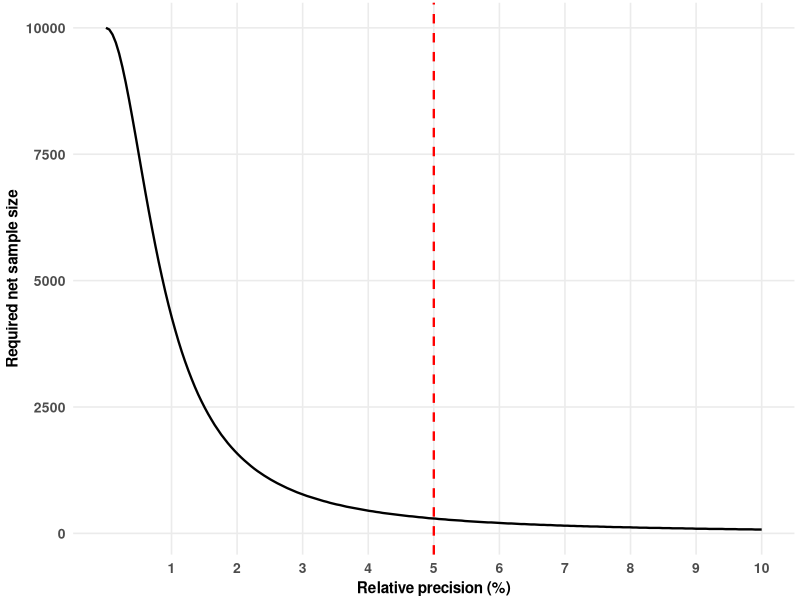
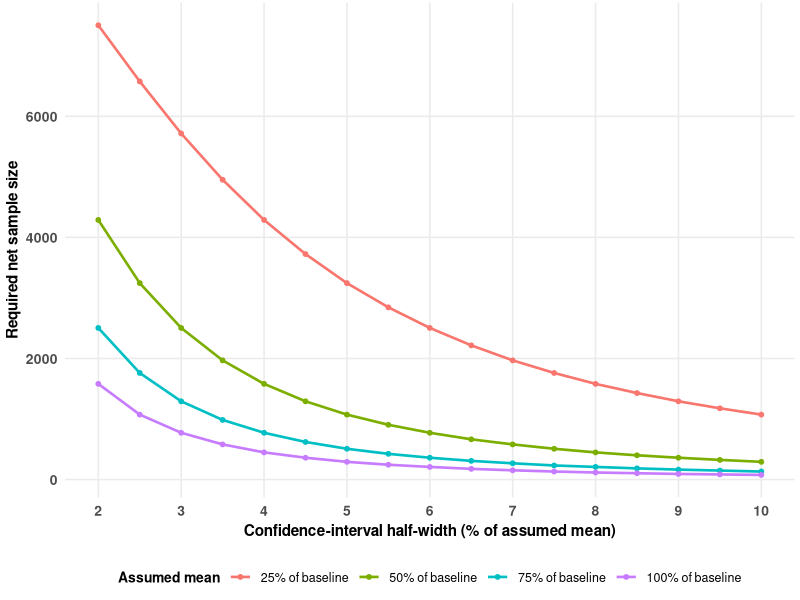
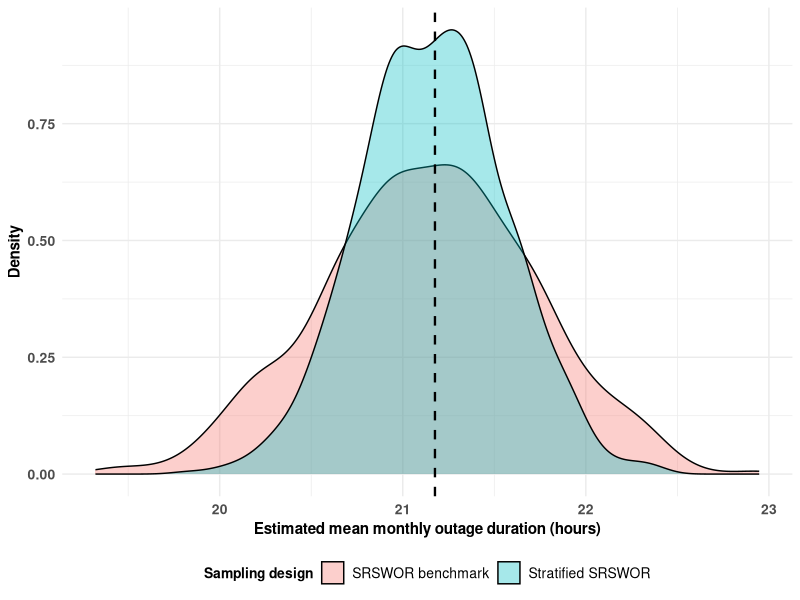

The R source for these figures, in order:
## ---- chunk 1
knitr::opts_chunk$set(echo = FALSE, warning = FALSE, message = FALSE)
library(survey)
library(dplyr)
library(ggplot2)
library(xtable)
setwd("C:/Users/keleb/Desktop/2026 MS/Applied Sampling")
## ---- chunk 2

strata_info <- data.frame(
  Stratum = 1:4,
  "Settlement type" = c(
    "Urban suburbs", "Townships",
    "Rural villages", "Informal settlements"
  ),
  "Population size Nh" = rep(2500L, 4)
)

print(
  xtable(
    strata_info,
    caption = "Finite-population structure by settlement type.",
    label = "tab:pop_struct",
    align = c("l", "c", "p{4.5cm}", "r")
  ),
  type = "latex",
  comment = FALSE,
  caption.placement = "bottom",
  booktabs = TRUE,
  include.rownames = FALSE,
  table.placement = "!ht"
)
## ---- chunk 3

N_h <- rep(2500,4) 
mu_h <- c(18, 30, 26, 14) 
sd_h <- c(8, 12, 11, 7) 
H <- length(N_h) 
N <- sum(N_h) 
W_h <- N_h / N 
planning_mean <- sum(W_h * mu_h) 
confidence_level <- 0.95 
z_value <- qnorm(1 - (1 - confidence_level) / 2) 
relative_precision <- 0.05 
target_half_width <- relative_precision * planning_mean 
nonresponse_rate <- 0.10 

stratified_variance <- function(n_total, N_h, sd_h) { 
   H <- length(N_h) 
   if (n_total %% H != 0) return(Inf) 
   n_h <- rep(n_total / H, H) 
   if (any(n_h <= 0) || any(n_h > N_h)) return(Inf) 
   W_h <- N_h / sum(N_h) 
   sum(W_h^2 * (1 - n_h / N_h) * sd_h^2 / n_h) 
} 

candidate_n <- seq(H, min(N_h) * H, by = H) 
candidate_half_width <- vapply( 
   candidate_n, 
   function(n) z_value * sqrt(stratified_variance(n, N_h, sd_h)), 
   numeric(1) 
) 
net_n <- candidate_n[which(candidate_half_width <= target_half_width)[1]] 
n_h_net <- rep(net_n / H, H) 

gross_n_raw <- ceiling(net_n / (1 - nonresponse_rate)) 
gross_n <- ceiling(gross_n_raw / H) * H 
n_h_gross <- rep(gross_n / H, H) 

sample_size_summary <- data.frame( 
   Quantity = c( 
    "Planning mean (hours)", "Target half-width (hours)", 
      "Required net sample size", "Net sample per stratum", 
      "Anticipated non-response rate", "Gross sample size", 
      "Gross sample per stratum" 
   ), 
   Value = c( 
      planning_mean, target_half_width, net_n, net_n / H, 
      nonresponse_rate, gross_n, gross_n / H 
   ) 
) 

print(
  xtable(
    sample_size_summary,
    caption = "Sample-size calculation using the planning assumptions.",
    label = "tab:sample_size",
    digits = 2,
    align = c("l", "p{6.5cm}", "r")
  ),
  type = "latex",
  comment = FALSE,
  caption.placement = "bottom",
  booktabs = TRUE,
  include.rownames = FALSE,
  table.placement = "!ht"
)
## ---- chunk 4

# Create a continuous range of relative precision values
precision_grid <- seq(0.00, 0.10, length.out = 200)

# Calculate the required net sample size for each precision level
required_net_n <- vapply(precision_grid, function(p) {

  target_width <- p * planning_mean

  eligible_n <- candidate_n[
    candidate_half_width <= target_width
  ]

  if (length(eligible_n) == 0) {
    return(NA_real_)
  }

  min(eligible_n)

}, numeric(1))

# Prepare plotting data
precision_plot_data <- data.frame(
  Relative_Precision = precision_grid * 100,
  Required_Sample_Size = required_net_n
)

# Plot the relationship
ggplot(
  precision_plot_data,
  aes(x = Relative_Precision, y = Required_Sample_Size)
) +
  geom_line(linewidth = 0.8) +
  geom_vline(
    xintercept = relative_precision * 100,
    colour = "red",
    linetype = "dashed",
    linewidth = 0.8
  ) +
  labs(
    x = "Relative precision (%)",
    y = "Required net sample size"
  ) +
  scale_x_continuous(
    breaks = seq(1, 10, by = 1)
  ) +
  theme_minimal(base_size = 12) +
  theme(
    axis.title = element_text(face = "bold", size = 11),
    axis.text = element_text(face = "bold", size = 10),
    panel.grid.minor = element_blank(),
    plot.margin = margin(2, 4, 2, 4)
  )
## ---- chunk 5

planning_mean <- 22

mean_fractions <- c(0.25, 0.50, 0.75, 1.00)
relative_margins <- seq(0.02, 0.10, by = 0.005)

sensitivity_data <- expand.grid(
  fraction = mean_fractions,
  relative_margin = relative_margins
) %>%
  mutate(
    assumed_mean = fraction * planning_mean,
    target_d = relative_margin * assumed_mean
  )

sensitivity_data$required_n <- vapply(
  seq_len(nrow(sensitivity_data)),
  function(j) {

    d <- sensitivity_data$target_d[j]

    ok <- candidate_n[
      vapply(
        candidate_n,
        function(n) {
          z_value * sqrt(
            stratified_variance(n, N_h, sd_h)
          ) <= d
        },
        logical(1)
      )
    ]

    if (length(ok) == 0) NA_real_ else min(ok)
  },
  numeric(1)
)

sensitivity_data$scenario <- factor(
  paste0(sensitivity_data$fraction * 100, "% of baseline"),
  levels = paste0(mean_fractions * 100, "% of baseline")
)

ggplot(
  sensitivity_data,
  aes(
    x = relative_margin * 100,
    y = required_n,
    colour = scenario
  )
) +
  geom_line(linewidth = 0.9, na.rm = TRUE) +
  geom_point(size = 1.3, na.rm = TRUE) +
  labs(
    x = "Confidence-interval half-width (% of assumed mean)",
    y = "Required net sample size",
    colour = "Assumed mean"
  ) +
  scale_x_continuous(
    breaks = seq(2, 10, by = 1)
  ) +
  theme_minimal(base_size = 12) +
  theme(
    axis.title = element_text(face = "bold", size = 11),
    axis.text = element_text(face = "bold", size = 10),
    legend.title = element_text(face = "bold", size = 10),
    legend.text = element_text(size = 9),
    legend.position = "bottom",
    panel.grid.minor = element_blank(),
    plot.margin = margin(2, 4, 2, 4)
  )
## ---- chunk 6
set.seed(2554365)


# Number of strata 
 H <- 4 

 # Population sizes for each stratum 
 N_h <- c(2500, 2500, 2500, 2500) 

 # Settlement types 
 strata_info <- data.frame( 
   stratum = 1:4, 
   settlement_type = c( 
     "Urban suburbs", 
     "Townships", 
     "Rural villages", 
     "Informal settlements" 
   ), 
   Nh = N_h 
 ) 

 # Mean monthly outage hours for each stratum 
 mu_h <- c(16, 32, 25, 12) 

 # Standard deviations for each stratum 
 sd_h <- c(sqrt(32), sqrt(80), sqrt(69.4), sqrt(24)) 

 population <- bind_rows(lapply(seq_len(H), function(h) { 
   shape_h <- mu_h[h]^2 / sd_h[h]^2 
   scale_h <- sd_h[h]^2 / mu_h[h] 
   Nh <- N_h[h] 

   data.frame( 
     household_id = sprintf("HH%05d", sum(N_h[seq_len(h - 1)]) + seq_len(Nh)), 
     stratum = h, 
     settlement_type = strata_info$settlement_type[h], 
     grid_zone = paste0("Z", h, "_", sample(1:25, Nh, replace = TRUE)), 
     household_size = pmax(1L, rpois(Nh, lambda = 3) + 1L), 
     backup_power = rbinom( 
       Nh, size = 1, 
       prob = c(0.45, 0.20, 0.12, 0.08)[h] 
       ), 
     outage_hours = rgamma(Nh, shape = shape_h, scale = scale_h) 
   ) 
 })) 

 stopifnot( 
   nrow(population) == 10000, 
   !anyDuplicated(population$household_id), 
   all(population$outage_hours >= 0), 
   all(table(population$stratum) == 2500) 
 ) 

 true_mean <- mean(population$outage_hours) 
 true_total <- sum(population$outage_hours) 

 population_summary <- population %>% 
   group_by(stratum, settlement_type) %>% 
   summarise( 
     Nh = n(), 
     finite_mean = mean(outage_hours), 
     finite_sd = sd(outage_hours), 
     finite_variance = var(outage_hours), 
     .groups = "drop" 
   ) 

 knitr::kable( 
   population_summary, digits = 3, 
   caption = "Generated finite-population characteristics by stratum." 
 ) 

 cat( 
   "True finite-population mean:", round(true_mean, 3), "hours\n\n", 
   "True finite-population total:", round(true_total, 2), "household-hours\n" 
 ) 

 write.csv(population, "population.csv", row.names = FALSE) 
## ---- chunk 7
set.seed(2554365) 

 selected_sample <- population %>% 
  group_by(stratum) %>% 
   slice_sample(n = gross_n / H, replace = FALSE) %>% 
   ungroup() %>% 
   group_by(stratum) %>% 
   mutate( 
     Nh = nrow(population) / H, 
     nh_gross = n(), 
     inclusion_probability = nh_gross / Nh, 
     base_weight = 1 / inclusion_probability, 
     respondent = rbinom(n(), size = 1, prob = 1 - nonresponse_rate) 
   ) %>% 
   ungroup() 

 response_counts <- selected_sample %>% 
   group_by(stratum, settlement_type) %>% 
  summarise( 
     gross_selected = n(), 
     respondents = sum(respondent), 
     response_rate = mean(respondent), 
     .groups = "drop" 
   ) 

 selected_sample <- selected_sample %>% 
   group_by(stratum) %>% 
     mutate( 
         responding_n = sum(respondent), 
     final_weight = ifelse( 
       respondent == 1, 
       (nrow(population) / H) / responding_n, 
       NA_real_ 
     ), 
     outage_hours_observed = ifelse( 
       respondent == 1, outage_hours, NA_real_ 
     ) 
   ) %>% 
   ungroup() 

 knitr::kable( 
   response_counts, digits = 3, 
   caption = "Gross sample and realised response by stratum." 
 ) 

 write.csv(selected_sample, "sample.csv", row.names = FALSE) 
## ---- chunk 8
respondents <- selected_sample %>%
  filter(respondent == 1, !is.na(outage_hours_observed))

strat_design <- svydesign(
  ids = ~1,
  strata = ~stratum,
  weights = ~final_weight,
  fpc = ~Nh,
  data = respondents,
  nest = TRUE
)
## ---- chunk 9

strat_mean <- svymean(~outage_hours_observed, strat_design, deff = TRUE)
strat_estimate <- as.numeric(coef(strat_mean)[1])
strat_se <- as.numeric(SE(strat_mean)[1])
strat_variance <- strat_se^2
strat_ci <- as.numeric(confint(strat_mean)[1, ])
strat_cv <- 100 * strat_se / abs(strat_estimate)
strat_deff <- tryCatch(
  as.numeric(deff(strat_mean)[1]),
  error = function(e) NA_real_
)

strat_results_vertical <- data.frame(
  Metric = c(
    "Sampling Design",
    "Point Estimate (hours)",
    "Estimated Variance",
    "Standard Error",
    "95% CI Lower Bound",
    "95% CI Upper Bound",
    "Coefficient of Variation (%)",
    "Design Effect (DEFF)",
    "CI Half-Width (hours)"
  ),
  Value = c(
    "Stratified SRSWOR",
    round(strat_estimate, 4),
    round(strat_variance, 4),
    round(strat_se, 4),
    round(strat_ci[1], 4),
    round(strat_ci[2], 4),
    round(strat_cv, 4),
    round(strat_deff, 4),
    round((strat_ci[2] - strat_ci[1]) / 2, 4)
  )
)

# Print using xtable with bottom caption placement
print(
  xtable(
    strat_results_vertical, 
    caption = "Design-based estimates for the realised stratified sample.", 
    label = "tab:strat_est",
    align = c("l", "p{5.5cm}", "r")
  ),
  type = "latex",
  comment = FALSE,
  caption.placement = "bottom",
  booktabs = TRUE,
  include.rownames = FALSE,
  table.placement = "!ht"
)
## ---- chunk 10

set.seed(2554365)

strat_results <- data.frame(
  Design = "Stratified SRSWOR",
  Estimate = strat_estimate,
  Estimated_variance = strat_variance,
  Standard_error = strat_se,
  CI_lower = strat_ci[1],
  CI_upper = strat_ci[2],
  CV_percent = strat_cv,
  Design_effect = strat_deff,
  CI_half_width = (strat_ci[2] - strat_ci[1]) / 2
)

srs_sample <- population %>%
  slice_sample(n = gross_n, replace = FALSE) %>%
  mutate(
    Nh_total = N,
    inclusion_probability = gross_n / N,
    base_weight = 1 / inclusion_probability,
    respondent = rbinom(n(), size = 1, prob = 1 - nonresponse_rate)
  )

srs_respondents <- srs_sample %>%
  filter(respondent == 1) %>%
  mutate(
    final_weight = N / n(),
    outage_hours_observed = outage_hours
  )

srs_design <- svydesign(
  ids = ~1,
  weights = ~final_weight,
  fpc = ~Nh_total,
  data = srs_respondents
)

srs_mean <- svymean(~outage_hours_observed, srs_design, deff = TRUE)
srs_estimate <- as.numeric(coef(srs_mean)[1])
srs_se <- as.numeric(SE(srs_mean)[1])
srs_ci <- as.numeric(confint(srs_mean)[1, ])
srs_deff <- tryCatch(
  as.numeric(deff(srs_mean)[1]),
  error = function(e) NA_real_
)

srs_results <- data.frame(
  Design = "SRSWOR benchmark",
  Estimate = srs_estimate,
  Estimated_variance = srs_se^2,
  Standard_error = srs_se,
  CI_lower = srs_ci[1],
  CI_upper = srs_ci[2],
  CV_percent = 100 * srs_se / abs(srs_estimate),
  Design_effect = srs_deff,
  CI_half_width = (srs_ci[2] - srs_ci[1]) / 2
)

naive_strat_mean <- mean(respondents$outage_hours_observed)
naive_srs_mean <- mean(srs_respondents$outage_hours_observed)

comparison_realised <- bind_rows(strat_results, srs_results) %>%
  mutate(
    True_finite_population_mean = true_mean,
    Difference_from_truth = Estimate - true_mean,
    Unweighted_respondent_mean = c(naive_strat_mean, naive_srs_mean)
  )

# Transpose the horizontal comparison table into a vertical 3-column format
strat_vals <- unlist(comparison_realised[1, -1])
srs_vals <- unlist(comparison_realised[2, -1])

vertical_comparison <- data.frame(
  Metric = c(
    "Point Estimate (hours)",
    "Estimated Variance",
    "Standard Error",
    "95% CI Lower Bound",
    "95% CI Upper Bound",
    "Coefficient of Variation (%)",
    "Design Effect (DEFF)",
    "CI Half-Width (hours)",
    "True Population Mean (hours)",
    "Difference from Truth",
    "Unweighted Respondent Mean"
  ),
  "Stratified SRSWOR" = as.numeric(strat_vals),
  "SRSWOR benchmark" = as.numeric(srs_vals)
)

print(
  xtable(
    vertical_comparison,
    caption = "Realised-sample comparison with the true finite-population mean.",
    label = "tab:srs_benchmark",
    digits = 4,
    align = c("l", "p{5.5cm}", "r", "r")
  ),
  type = "latex",
  comment = FALSE,
  caption.placement = "bottom",
  booktabs = TRUE,
  include.rownames = FALSE,
  table.placement = "!ht"
)
## ---- chunk 11

weight_summary <- selected_sample %>%
  group_by(stratum, settlement_type) %>%
  summarise(
    Population_size = first(Nh),
    Gross_sample = n(),
    Respondents = sum(respondent),
    Inclusion_probability = first(inclusion_probability),
    Base_weight = first(base_weight),
    Final_weight_for_respondents = first(final_weight[respondent == 1]),
    .groups = "drop"
  )

# Transpose the table so metrics are rows and settlement strata are columns
metrics_mat <- as.matrix(weight_summary[, c(
  "Population_size", "Gross_sample", "Respondents", 
  "Inclusion_probability", "Base_weight", "Final_weight_for_respondents"
)])
t_mat <- t(metrics_mat)
colnames(t_mat) <- weight_summary$settlement_type

weights_vertical <- data.frame(
  Metric = c(
    "Population Size",
    "Gross Sample",
    "Respondents",
    "Inclusion Probability",
    "Base Weight",
    "Final Weight"
  ),
  check.names = FALSE
)
weights_vertical <- cbind(weights_vertical, as.data.frame(t_mat))

print(
  xtable(
    weights_vertical,
    caption = "Inclusion probabilities and sampling weights by stratum.",
    label = "tab:weights_summary",
    digits = 4,
    align = c("l", "p{4.2cm}", "r", "r", "r", "r")
  ),
  type = "latex",
  comment = FALSE,
  caption.placement = "bottom",
  booktabs = TRUE,
  include.rownames = FALSE,
  table.placement = "!ht"
)
## ---- chunk 12

precision_check <- data.frame(
  Design = c("Stratified SRSWOR", "SRSWOR benchmark"),
  Estimated_half_width = c(
    strat_results$CI_half_width,
    srs_results$CI_half_width
  ),
  Required_half_width = target_half_width
) %>%
  mutate(
    Meets_target = Estimated_half_width <= Required_half_width
  )

print(
  xtable(
    precision_check,
    caption = "Assessment of the required confidence-interval half-width.",
    label = "tab:precision_check",
    digits = 4,
    align = c("l", "p{4.5cm}", "r", "r", "c")
  ),
  type = "latex",
  comment = FALSE,
  caption.placement = "bottom",
  booktabs = TRUE,
  include.rownames = FALSE,
  table.placement = "H"
)
## ---- chunk 13
one_stratified_rep <- function(pop, seed) {
  set.seed(seed)

  ss <- pop %>%
    group_by(stratum) %>%
    slice_sample(n = gross_n / H, replace = FALSE) %>%
    ungroup() %>%
    mutate(respondent = rbinom(n(), 1, 1 - nonresponse_rate))

  ss_resp <- ss %>%
    filter(respondent == 1) %>%
    group_by(stratum) %>%
    mutate(
      Nh = N_h[first(stratum)],
      final_weight = Nh / n()
    ) %>%
    ungroup()

  if (n_distinct(ss_resp$stratum) != H) return(NULL)

  des <- svydesign(
    ids = ~1, strata = ~stratum, weights = ~final_weight,
    fpc = ~Nh, data = ss_resp, nest = TRUE
  )

  est <- svymean(~outage_hours, des)
  ci <- as.numeric(confint(est)[1, ])

  data.frame(
    estimate = as.numeric(coef(est)[1]),
    se = as.numeric(SE(est)[1]),
    lower = ci[1],
    upper = ci[2]
  )
}

one_srs_rep <- function(pop, seed) {
  set.seed(seed)

  ss <- pop %>%
    slice_sample(n = gross_n, replace = FALSE) %>%
    mutate(respondent = rbinom(n(), 1, 1 - nonresponse_rate)) %>%
    filter(respondent == 1)

  if (nrow(ss) == 0) return(NULL)

  ss <- ss %>%
    mutate(
      N_total = N,
      final_weight = N / nrow(ss)
    )

  des <- svydesign(
    ids = ~1, weights = ~final_weight,
    fpc = ~N_total, data = ss
  )

  est <- svymean(~outage_hours, des)
  ci <- as.numeric(confint(est)[1, ])

  data.frame(
    estimate = as.numeric(coef(est)[1]),
    se = as.numeric(SE(est)[1]),
    lower = ci[1],
    upper = ci[2]
  )
}
## ---- chunk 14
R <- 1000
simulation_seeds <- 50000 + seq_len(R)

strat_sim <- bind_rows(lapply(
  simulation_seeds,
  function(s) {
    ans <- one_stratified_rep(population, s)
    if (is.null(ans)) {
      repeat {
        s <- s + 100000
        ans <- one_stratified_rep(population, s)
        if (!is.null(ans)) break
      }
    }
    ans
  }
))

srs_sim <- bind_rows(lapply(
  simulation_seeds,
  function(s) {
    ans <- one_srs_rep(population, s + 200000)
    if (is.null(ans)) {
      repeat {
        s <- s + 100000
        ans <- one_srs_rep(population, s + 200000)
        if (!is.null(ans)) break
      }
    }
    ans
  }
))

stopifnot(nrow(strat_sim) == R, nrow(srs_sim) == R)
## ---- chunk 15

summarise_performance <- function(results, design_name, truth) {
  bias <- mean(results$estimate - truth)
  coverage <- mean(results$lower <= truth & results$upper >= truth)

  data.frame(
    Design = design_name,
    Bias = bias,
    Relative_bias_percent = 100 * bias / truth,
    Empirical_SE = sd(results$estimate),
    Average_estimated_SE = mean(results$se),
    RMSE = sqrt(mean((results$estimate - truth)^2)),
    Coverage_percent = 100 * coverage,
    Coverage_MCSE_percent = 100 * sqrt(coverage * (1 - coverage) / nrow(results)),
    Average_CI_width = mean(results$upper - results$lower)
  )
}

simulation_summary <- bind_rows(
  summarise_performance(strat_sim, "Stratified SRSWOR", true_mean),
  summarise_performance(srs_sim, "SRSWOR benchmark", true_mean)
)

empirical_deff <- var(strat_sim$estimate) / var(srs_sim$estimate)
simulation_summary$Empirical_DEFF_relative_to_SRS <- c(empirical_deff, 1)

# Transpose into a vertical 3-column format (Metric, Stratified, SRSWOR)
strat_vals <- unlist(simulation_summary[1, -1])
srs_vals <- unlist(simulation_summary[2, -1])

vertical_sim_summary <- data.frame(
  Metric = c(
    "Bias",
    "Relative Bias (%)",
    "Empirical SE",
    "Average Estimated SE",
    "RMSE",
    "Coverage (%)",
    "Coverage MCSE (%)",
    "Average CI Width",
    "Empirical DEFF (rel. to SRS)"
  ),
  "Stratified SRSWOR" = as.numeric(strat_vals),
  "SRSWOR benchmark" = as.numeric(srs_vals),
  check.names = FALSE
)

print(
  xtable(
    vertical_sim_summary,
    caption = "Monte Carlo performance measures based on 1,000 repetitions.",
    label = "tab:sim_summary",
    digits = 4,
    align = c("l", "p{5.5cm}", "r", "r")
  ),
  type = "latex",
  comment = FALSE,
  caption.placement = "bottom",
  booktabs = TRUE,
  include.rownames = FALSE,
  table.placement = "H"
)
## ---- chunk 16
simulation_plot_data <- bind_rows(
  strat_sim %>% mutate(Design = "Stratified SRSWOR"),
  srs_sim %>% mutate(Design = "SRSWOR benchmark")
)

ggplot(simulation_plot_data, aes(x = estimate, fill = Design)) +
  geom_density(alpha = 0.35) +
  geom_vline(xintercept = true_mean, linetype = "dashed", linewidth = 0.8) +
  labs(
    x = "Estimated mean monthly outage duration (hours)",
    y = "Density",
    fill = "Sampling design"
  ) +
  theme_minimal(base_size = 11) +
  theme(
    legend.position = "bottom",
    axis.text = element_text(size = 10, face = "bold"),
    axis.title = element_text(size = 11, face = "bold"),
    legend.text = element_text(size = 10),
    legend.title = element_text(size = 10, face = "bold")
  )
